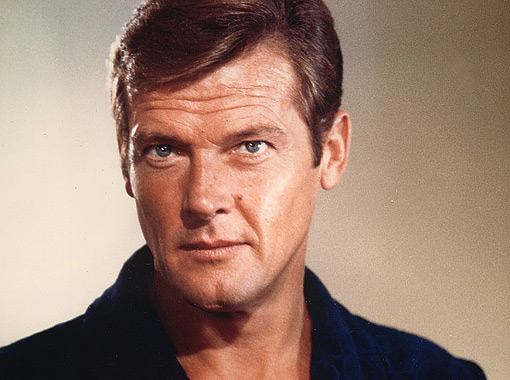
#> input picture roger.png, 510 x 380 px
$ python main.py
#> lines starting #> are read from the running program, lines starting #| are printed output that depends on the picture; after the words box and inside, x2 and y2 are one past the last pixel; in counts of white or black regions, pixels touching at a corner belong together
# Imports

import cv2
import numpy as np
import random

# Pre Images Processing

img = cv2.imread('roger.png') # Load images
#> img is the input picture: shape (380, 510, 3); mean B, G, R 112.8, 128.3, 157
img_g = cv2.cvtColor(img, cv2.COLOR_BGR2GRAY) # Convert to gray scale
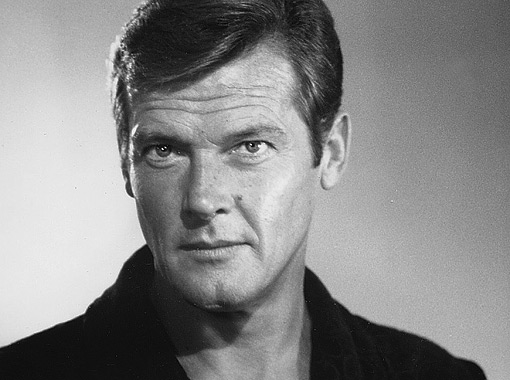
#> img_g: shape (380, 510); min 2, max 254, mean 135.1
img_g = cv2.GaussianBlur(img_g, (5,5), cv2.BORDER_DEFAULT) # Blure images for less details
ret, img_g = cv2.threshold(img_g, 125, 255, cv2.THRESH_BINARY) # Binarization threshold
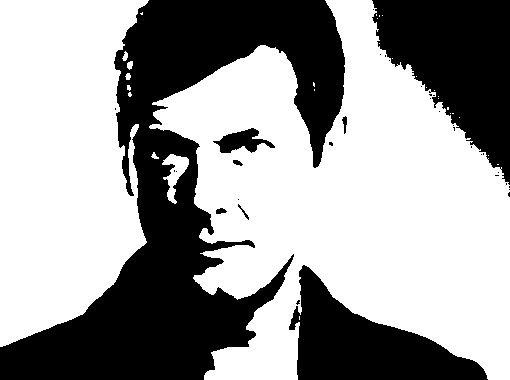
#> img_g: shape (380, 510); 61.3% white; 34 black regions (26 under 20 px), largest, box (x1, y1, x2, y2) and area: (0, 0, 345, 380) 48617, (372, 0, 510, 185) 14741, (289, 265, 488, 380) 10650

print('shape[0] is {}, shape[1] is {}'.format(img_g.shape[0], img_g.shape[1]))
#| shape[0] is 380, shape[1] is 510

# Creating dataset

data = [] # Array for holding our pixel coords

for rows in range(img_g.shape[0]): # Loop throguh the rows
    for cols in range(img_g.shape[1]): # Loop through the cols
        if img_g.item(rows, cols) == 0: # Chech if the pixel is black
            data.append((rows, cols)) # Save it to the data array

for i in range(100):
    index = random.randint(0, len(data))
    temp =  img[data[index]]
    temp = tuple(temp)
    img[data[index]] = (0, 0, 255)
    cv2.imshow('image',img) # Show binary images
    cv2.imshow('gray',img_g) # Show binary images
    cv2.waitKey(100) # Wait for key press
    img[data[index]] = temp
#> this loop made 100 passes
#> temp on passes 1 to 12: (15, 18, 33), (23, 18, 17), (46, 48, 79), (53, 61, 114), (40, 21, 14), (34, 15, 8), (25, 25, 73), (64, 85, 170), (21, 17, 16), (27, 22, 21), (30, 31, 59), (30, 13, 27)

# cv2.imshow('image0',img) # Show original images
# cv2.imshow('image',img_g) # Show binary images
# cv2.waitKey(0) # Wait for key press
# cv2.destroyAllWindows() # Destroy windows

$ run again, with astro.png copied over roger.png
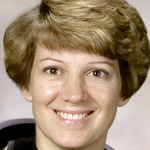
#> input picture astro.png, 150 x 150 px
#> img is the input picture: shape (150, 150, 3); mean B, G, R 112.5, 136.3, 157.9
#> `img_g = cv2.GaussianBlur(img_g, (5,5), cv2.BORDER_DEFAULT)`:
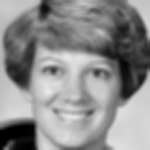
#> img_g: shape (150, 150); min 0, max 235, mean 140
#> `ret, img_g = cv2.threshold(img_g, 125, 255, cv2.THRESH_BINARY)`:
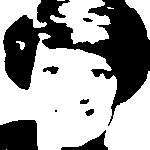
#> img_g: shape (150, 150); 61.2% white; 8 black regions (1 under 20 px), largest, box (x1, y1, x2, y2) and area: (3, 0, 150, 126) 7155, (0, 120, 38, 150) 1061, (61, 130, 108, 150) 329
#| shape[0] is 150, shape[1] is 150
#> the loop `for i in range(100):` made 100 passes
#> temp on passes 1 to 8: (17, 51, 75), (62, 97, 127), (73, 117, 143), (43, 83, 101), (2, 3, 7), (0, 1, 1), (2, 14, 31), (13, 47, 72)
